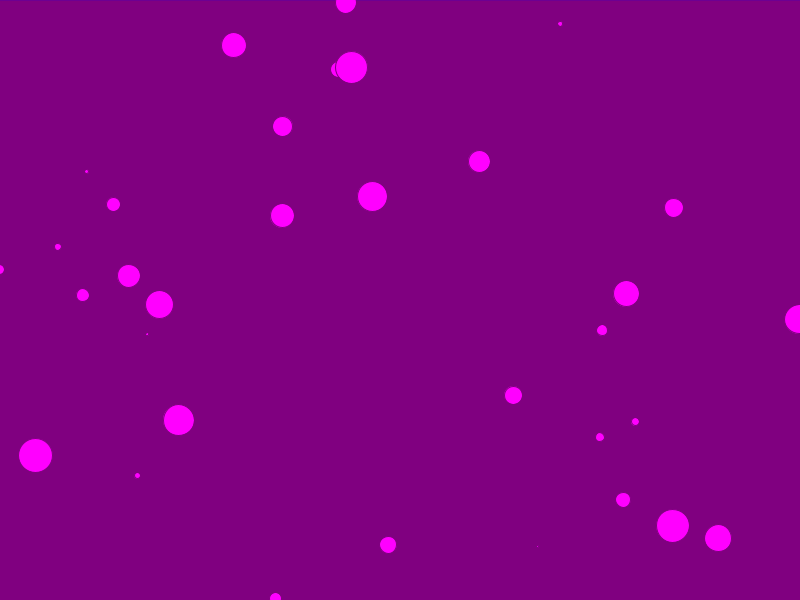
Frame 1 (no input)
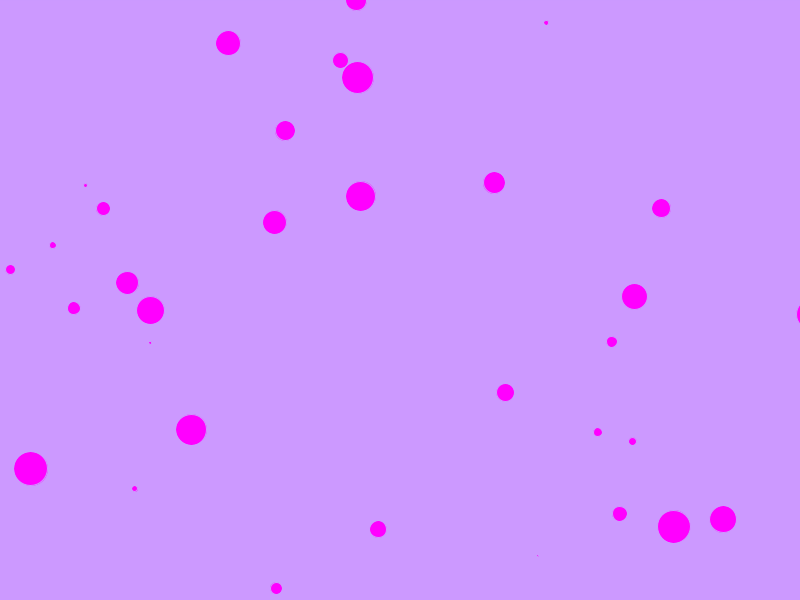
Frame 60 (the mouse pressed at the canvas centre just before this capture)
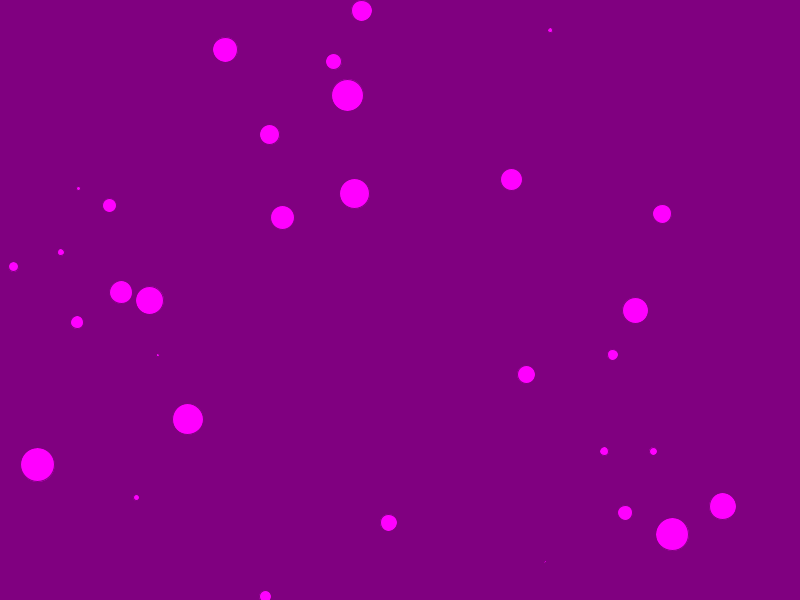
Frame 120 (the mouse held since frame 60 and released just before this capture)

The Processing sketch that drew these frames (run headless with seeded random() and noise(); from frame 60 on, the mouse is pressed at the canvas centre):

// Processing sketch: SwitchColorJitter
// ── SwitchColorJitter.pde
float[] gray;
JitterBug[] bugs = new JitterBug[33];
boolean isPurple = true;

void setup() {
  size(800, 600); // Increase canvas size to 800x600
  background(0, 0, 255); // Set background color to blue
  
  // Initializing the gray array
  gray = new float[width];
  for (int i = 0; i < gray.length; i++) {
    gray[i] = random(0, 255);
  }
  
  // Initializing the JitterBug array
  for (int i = 0; i < bugs.length; i++) {
    float x = random(width);
    float y = random(height);
    int r = i + 2;
    bugs[i] = new JitterBug(x, y, r);
  }
}

void draw() {
  // Alternating between purple and light purple lines
  if (isPurple) {
    stroke(128, 0, 128); // Purple color
  } else {
    stroke(204, 153, 255); // Light purple color
  }
  
  // Drawing the lines
  for (int i = 0; i < gray.length; i++) {
    line(i, 0, i, height);
  }
  
  // Moving and displaying the JitterBugs
  for (int i = 0; i < bugs.length; i++) {
    bugs[i].move();
    bugs[i].display();
  }
  
  // Changing the color flag every 50 frames
  if (frameCount % 50 == 0) {
    isPurple = !isPurple;
  }
}

class JitterBug {
  float x, y;
  float diameter;
  float speed;
  
  JitterBug(float tempX, float tempY, float tempD) {
    x = tempX;
    y = tempY;
    diameter = tempD;
    speed = 2;
  }
  
  void move() {
    x += random(-speed, speed);
    y += random(-speed, speed);
  }
  
  void display() {
    fill(255, 0, 255); // Pink color
    ellipse(x, y, diameter, diameter);
  }
}
